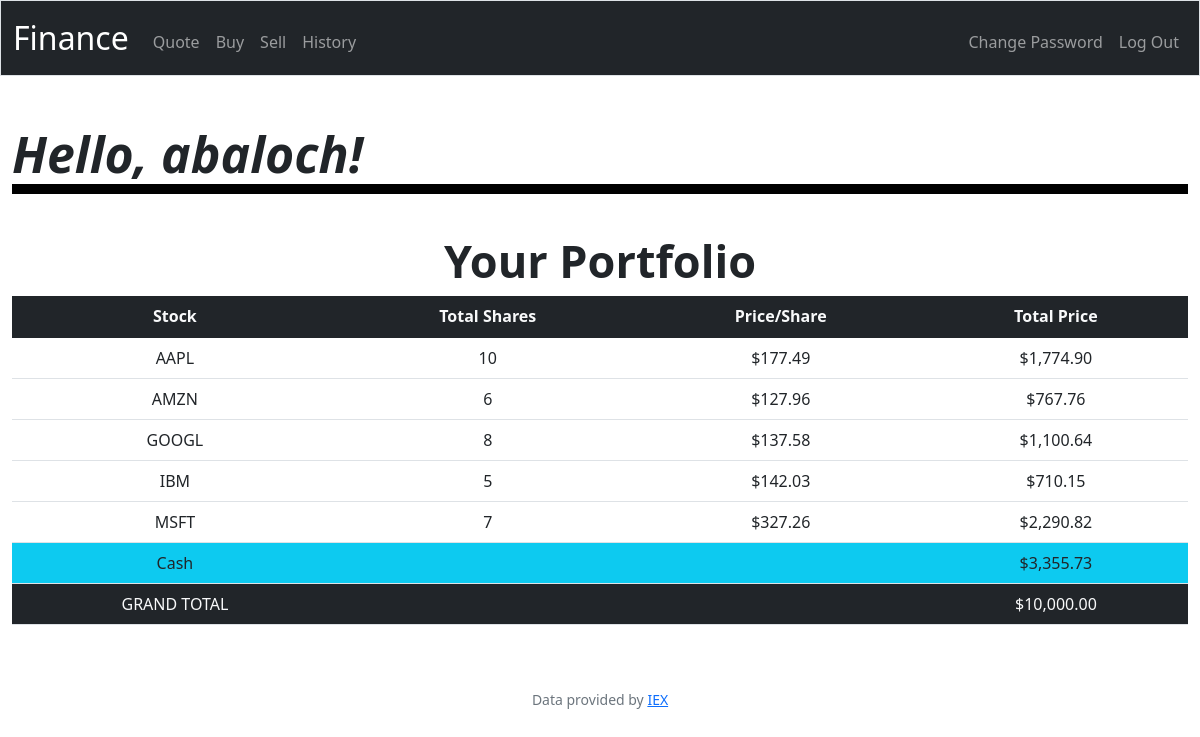
/ (signed in), run on the app's committed database.
### tables this page shows
CREATE TABLE users (id INTEGER PRIMARY KEY AUTOINCREMENT NOT NULL, username TEXT NOT NULL, hash TEXT NOT NULL, cash NUMERIC NOT NULL DEFAULT 10000.00);

CREATE TABLE transactions (id INTEGER PRIMARY KEY AUTOINCREMENT, user_id INTEGER, symbol TEXT, shares INTEGER, price FLOAT, date TIMESTAMP);

### app.py (the view)
@app.route("/")
@login_required
def index():
    user_id = session["user_id"]
    stock_details = db.execute(
        "SELECT symbol, SUM(shares) AS shares, price FROM transactions WHERE user_id = ? GROUP BY symbol", user_id)
    user_cash = db.execute(
        "SELECT cash FROM users WHERE id = ?", user_id)[0]["cash"]
    grand_total = user_cash
    for stock in stock_details:
        grand_total += stock["shares"] * stock["price"]
    logged_user_name = db.execute(
        "SELECT username FROM users WHERE id = ?", user_id)[0]["username"]
    return render_template("index.html", stock_details=stock_details, user_cash=user_cash, grand_total=grand_total, name=logged_user_name)

### app.py (called while the page is built)
@app.after_request
def after_request(response):
    response.headers["Cache-Control"] = "no-cache, no-store, must-revalidate"
    response.headers["Expires"] = 0
    response.headers["Pragma"] = "no-cache"
    return response

### helpers.py (called while the page is built)
def login_required(f):
    @wraps(f)
    def decorated_function(*args, **kwargs):
        if session.get("user_id") is None:
            return redirect("/login")
        return f(*args, **kwargs)
    return decorated_function

def usd(value):
    return f"${value:,.2f}"

### templates/index.html (shortened to what this page needs)
{% extends "layout.html" %}
{% block main %}
<h1 class="left-align">Hello, {{ name }}!</h1>
    <h2 class="text-center">Your Portfolio</h1>
    <table class="table">
      <thead class="bg-dark text-light">
        <tr>
          <th scope="col">Stock</th>
          <th scope="col">Total Shares</th>
          <th scope="col">Price/Share</th>
          <th scope="col">Total Price</th>
        </tr>
      </thead>
      <tb>
      {% for stock in stock_details %}
      <tr>
        <td>{{ stock.symbol }}</td>
        <td>{{ stock.shares }}</td>
        <td>{{ stock.price|usd }}</td>
        <td>{{ (stock.shares * stock.price)| usd }}</td>
      </tr>
      {% endfor %}
      </tb>
      <tf>
        <tr class="bg-info text-dark">
          <td>Cash</td>
          <td colspan="2"></td>
          <td>{{ user_cash| usd }}</td>
        </tr>
        <tr class="bg-dark text-light">
          <td>GRAND TOTAL</td>
          <td colspan="2"></td>
          <td>{{ grand_total| usd }}</td>
        </tr>
      </tf>
    </table>
{% endblock %}

### static/styles.css (style rules this page uses)
h1 { margin-bottom: 40px; }
h2 { font-weight: bold; font-size: 45px; }
.left-align { text-align: left; font-weight: bold; font-style: italic; font-size: 50px; border-bottom: 10px solid black; }

### data on the page
users: username "abaloch", cash "$3,355.73"
transactions: symbol "AAPL", shares "10", price "$177.49", shares "$1,774.90"
transactions: symbol "AMZN", shares "6", price "$127.96", shares "$767.76"
transactions: symbol "GOOGL", shares "8", price "$137.58", shares "$1,100.64"
transactions: symbol "IBM", shares "5", price "$142.03", shares "$710.15"

### other printed values
{{ stock.symbol }} "MSFT"
{{ stock.shares }} "7"
{{ stock.price|usd }} "$327.26"
{{ (stock.shares * stock.price)| usd }} "$2,290.82"
{{ grand_total| usd }} "$10,000.00"
